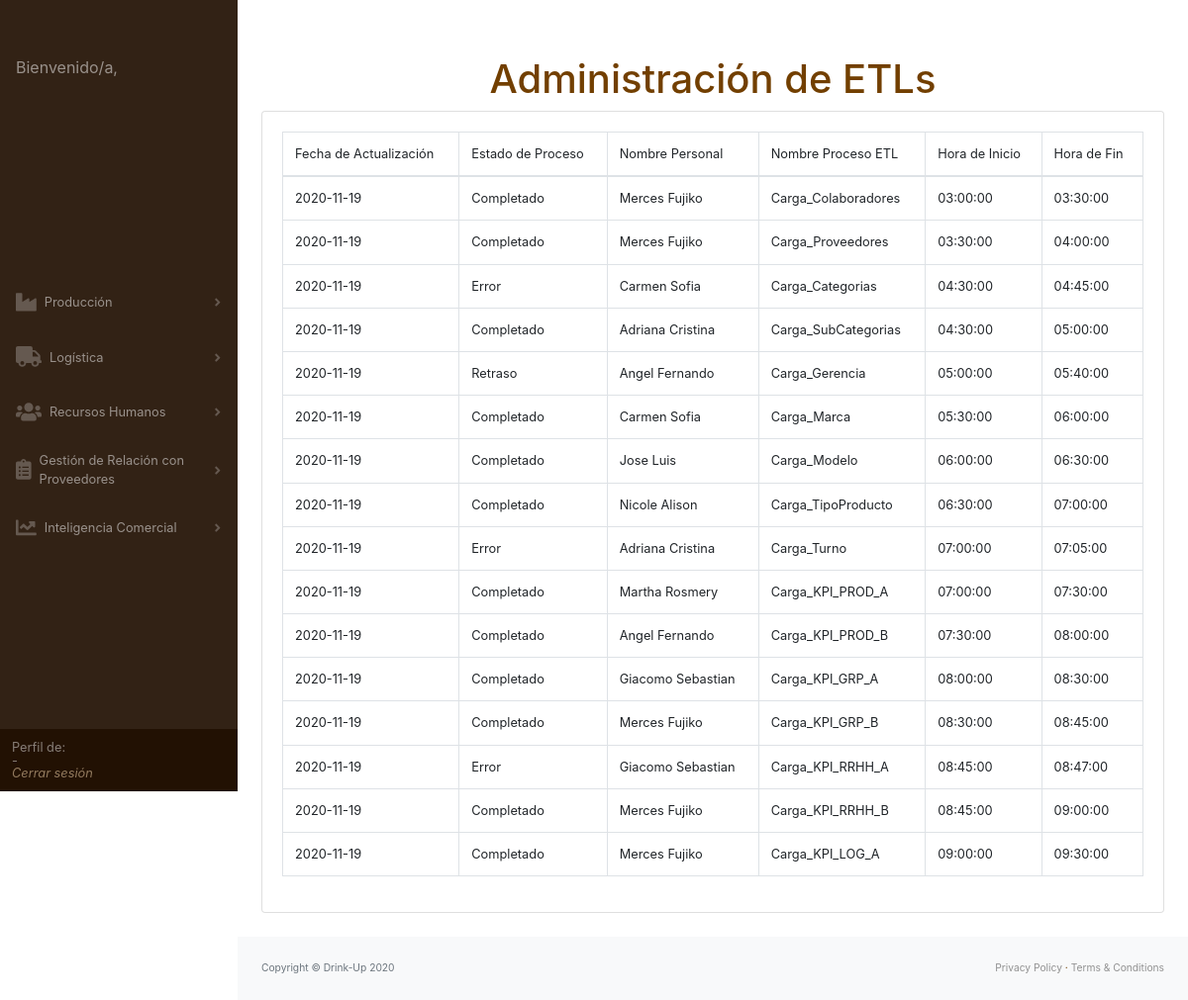
/biETL.php, run on the app's committed database.
### tables this page shows
CREATE TABLE `biprocetl` (
  `idFPA` int(11) NOT NULL,
  `fechaActualizacion` date NOT NULL,
  `idProcesoETL` int(11) NOT NULL,
  `idPersonal` int(11) NOT NULL,
  `estadoProceso` varchar(100) NOT NULL,
  `horaInicio` time NOT NULL,
  `horaFin` time NOT NULL
);

CREATE TABLE `rrhhpersonal` (
  `idPersonal` int(11) NOT NULL,
  `nomPersonal` varchar(100) DEFAULT NULL,
  `apellidoPersonal` varchar(100) DEFAULT NULL,
  `sexoPersonal` varchar(100) DEFAULT NULL,
  `edadPersonal` int(2) DEFAULT NULL,
  `dniPersonal` int(8) DEFAULT NULL,
  `celularPersonal` int(9) DEFAULT NULL,
  `correoPersonal` varchar(100) DEFAULT NULL,
  `fechaNacimiento` date DEFAULT NULL,
  `fechaIngreso` date DEFAULT NULL,
  `fechaPosActual` date DEFAULT NULL,
  `fechaCese` date DEFAULT NULL,
  `idPosicion` int(11) DEFAULT NULL,
  `idJefe` int(11) DEFAULT NULL
);

CREATE TABLE `biconcetl` (
  `idProcesoETL` int(11) NOT NULL,
  `nomProcesoETL` varchar(100) NOT NULL
);

### biETL.php (the view, shortened to what this page needs)
<!DOCTYPE html>
<html lang="en">
<head>
    <link rel="stylesheet" href="css/styles.css">
    <link href="https://cdn.datatables.net/1.10.20/css/dataTables.bootstrap4.min.css" rel="stylesheet" />
</head>
<body class="sb-nav-fixed">
    <div id="layoutSidenav">
        <?php include("lateralBar.php") ?>
        <div id="layoutSidenav_content">
            <main>
                <div class="container-fluid">
                    <center>
                        <h1>Administración de ETLs</h1>
                        <div class="card mb-4">
                            <div class="card-body">
                                <div class="table-responsive">
                                    <?php
                                        $conexion = mysqli_connect("localhost","root","","bd_erp");
                                        $sentencia = "SELECT bip.fechaActualizacion,bip.estadoProceso,rrhhpers.nomPersonal,bic.nomProcesoETL,bip.horaInicio, bip.horaFin
                                                        FROM biprocetl bip
                                                        LEFT JOIN biconcetl bic
                                                        ON bip.idProcesoETL = bic.idProcesoETL
                                                        LEFT JOIN rrhhpersonal rrhhpers
                                                        ON bip.idPersonal = rrhhpers.idPersonal;";
                                        $resultado = mysqli_query($conexion,$sentencia);
                                        $numFilas = mysqli_num_rows($resultado);
                                        echo "<table class='table table-bordered' id='dataTable' width='100%' cellspacing='0'>";
                                        echo "<thead>";
                                        echo "<tr>";
                                        echo "<td>Fecha de Actualización</td>";
                                        echo "<td>Estado de Proceso</td>";
                                        echo "<td>Nombre Personal</td>";
                                        echo "<td>Nombre Proceso ETL</td>";
                                        echo "<td>Hora de Inicio</td>";
                                        echo "<td>Hora de Fin</td>";
                                        echo "</tr>";
                                        echo "</thead>";
                                        echo "<tbody>";
                                        $i = 1;
                                        while ($i <= $numFilas){
                                            $registro = mysqli_fetch_row($resultado);
                                            echo "<tr>";
                                            echo "<td>",$registro[0],"</td>";
                                            echo "<td>",$registro[1],"</td>";
                                            echo "<td>",$registro[2],"</td>";
                                            echo "<td>",$registro[3],"</td>";
                                            echo "<td>",$registro[4],"</td>";
                                            echo "<td>",$registro[5],"</td>";
                                            echo "</tr>";
                                            $i = $i + 1;
                                        }
                                        echo "</tbody>";
                                        echo "</table>";
                                    ?>
                                </div>
                            </div>
                        </div>
                    </center>
                </div>
            </main>
            <footer class="py-4 bg-light mt-auto">
                <div class="container-fluid">
                    <div class="d-flex align-items-center justify-content-between small">
                        <div class="text-muted">Copyright &copy; Drink-Up 2020</div>
                        <div>
                            <a href="#">Privacy Policy</a>
                            &middot;
                            <a href="#">Terms &amp; Conditions</a>
                        </div>
                    </div>
                </div>
            </footer>
        </div>
</body>
</html>

### data on the page
biprocetl: fechaActualizacion "2020-11-19", estadoProceso "Completado", idPersonal.nomPersonal "Merces Fujiko", idProcesoETL.nomProcesoETL "Carga_Colaboradores", horaInicio "03:00:00", horaFin "03:30:00"
biprocetl: fechaActualizacion "2020-11-19", estadoProceso "Completado", idPersonal.nomPersonal "Merces Fujiko", idProcesoETL.nomProcesoETL "Carga_Proveedores", horaInicio "03:30:00", horaFin "04:00:00"
biprocetl: fechaActualizacion "2020-11-19", estadoProceso "Error", idPersonal.nomPersonal "Carmen Sofia", idProcesoETL.nomProcesoETL "Carga_Categorias", horaInicio "04:30:00", horaFin "04:45:00"
biprocetl: fechaActualizacion "2020-11-19", estadoProceso "Completado", idPersonal.nomPersonal "Adriana Cristina", idProcesoETL.nomProcesoETL "Carga_SubCategorias", horaInicio "04:30:00", horaFin "05:00:00"
biprocetl: fechaActualizacion "2020-11-19", estadoProceso "Retraso", idPersonal.nomPersonal "Angel Fernando", idProcesoETL.nomProcesoETL "Carga_Gerencia", horaInicio "05:00:00", horaFin "05:40:00"
biprocetl: fechaActualizacion "2020-11-19", estadoProceso "Completado", idPersonal.nomPersonal "Carmen Sofia", idProcesoETL.nomProcesoETL "Carga_Marca", horaInicio "05:30:00", horaFin "06:00:00"
biprocetl: fechaActualizacion "2020-11-19", estadoProceso "Completado", idPersonal.nomPersonal "Jose Luis", idProcesoETL.nomProcesoETL "Carga_Modelo", horaInicio "06:00:00", horaFin "06:30:00"
biprocetl: fechaActualizacion "2020-11-19", estadoProceso "Completado", idPersonal.nomPersonal "Nicole Alison", idProcesoETL.nomProcesoETL "Carga_TipoProducto", horaInicio "06:30:00", horaFin "07:00:00"
biprocetl: fechaActualizacion "2020-11-19", estadoProceso "Error", idPersonal.nomPersonal "Adriana Cristina", idProcesoETL.nomProcesoETL "Carga_Turno", horaInicio "07:00:00", horaFin "07:05:00"
biprocetl: fechaActualizacion "2020-11-19", estadoProceso "Completado", idPersonal.nomPersonal "Martha Rosmery", idProcesoETL.nomProcesoETL "Carga_KPI_PROD_A", horaInicio "07:00:00", horaFin "07:30:00"
biprocetl: fechaActualizacion "2020-11-19", estadoProceso "Completado", idPersonal.nomPersonal "Angel Fernando", idProcesoETL.nomProcesoETL "Carga_KPI_PROD_B", horaInicio "07:30:00", horaFin "08:00:00"
biprocetl: fechaActualizacion "2020-11-19", estadoProceso "Completado", idPersonal.nomPersonal "Giacomo Sebastian", idProcesoETL.nomProcesoETL "Carga_KPI_GRP_A", horaInicio "08:00:00", horaFin "08:30:00"
biprocetl: fechaActualizacion "2020-11-19", estadoProceso "Completado", idPersonal.nomPersonal "Merces Fujiko", idProcesoETL.nomProcesoETL "Carga_KPI_GRP_B", horaInicio "08:30:00", horaFin "08:45:00"
biprocetl: fechaActualizacion "2020-11-19", estadoProceso "Error", idPersonal.nomPersonal "Giacomo Sebastian", idProcesoETL.nomProcesoETL "Carga_KPI_RRHH_A", horaInicio "08:45:00", horaFin "08:47:00"
biprocetl: fechaActualizacion "2020-11-19", estadoProceso "Completado", idPersonal.nomPersonal "Merces Fujiko", idProcesoETL.nomProcesoETL "Carga_KPI_RRHH_B", horaInicio "08:45:00", horaFin "09:00:00"
biprocetl: fechaActualizacion "2020-11-19", estadoProceso "Completado", idPersonal.nomPersonal "Merces Fujiko", idProcesoETL.nomProcesoETL "Carga_KPI_LOG_A", horaInicio "09:00:00", horaFin "09:30:00"
